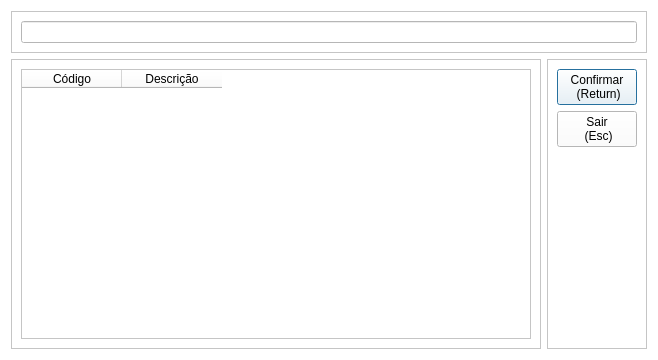
<?xml version="1.0" encoding="UTF-8"?>
<ui version="4.0">
 <class>general_consultation</class>
 <widget class="QDialog" name="general_consultation">
  <property name="windowModality">
   <enum>Qt::ApplicationModal</enum>
  </property>
  <property name="geometry">
   <rect>
    <x>0</x>
    <y>0</y>
    <width>658</width>
    <height>360</height>
   </rect>
  </property>
  <property name="windowTitle">
   <string>Consulta</string>
  </property>
  <property name="styleSheet">
   <string notr="true">background-color: rgb(255, 255, 255);</string>
  </property>
  <layout class="QVBoxLayout" name="verticalLayout">
   <item>
    <widget class="QFrame" name="frm_edt_consult">
     <property name="frameShape">
      <enum>QFrame::StyledPanel</enum>
     </property>
     <property name="frameShadow">
      <enum>QFrame::Raised</enum>
     </property>
     <layout class="QVBoxLayout" name="verticalLayout_4">
      <item>
       <widget class="QLineEdit" name="edt_consult"/>
      </item>
     </layout>
    </widget>
   </item>
   <item>
    <layout class="QHBoxLayout" name="horizontalLayout">
     <item>
      <widget class="QFrame" name="frm_table">
       <property name="frameShape">
        <enum>QFrame::StyledPanel</enum>
       </property>
       <property name="frameShadow">
        <enum>QFrame::Raised</enum>
       </property>
       <layout class="QHBoxLayout" name="horizontalLayout_3">
        <item>
         <widget class="QTableWidget" name="table_consult">
          <property name="editTriggers">
           <set>QAbstractItemView::NoEditTriggers</set>
          </property>
          <property name="selectionBehavior">
           <enum>QAbstractItemView::SelectRows</enum>
          </property>
          <column>
           <property name="text">
            <string>Código</string>
           </property>
          </column>
          <column>
           <property name="text">
            <string>Descrição</string>
           </property>
          </column>
         </widget>
        </item>
       </layout>
      </widget>
     </item>
     <item>
      <widget class="QFrame" name="frm_menu">
       <property name="frameShape">
        <enum>QFrame::StyledPanel</enum>
       </property>
       <property name="frameShadow">
        <enum>QFrame::Raised</enum>
       </property>
       <layout class="QVBoxLayout" name="verticalLayout_5">
        <item>
         <widget class="QPushButton" name="btn_confirm">
          <property name="cursor">
           <cursorShape>PointingHandCursor</cursorShape>
          </property>
          <property name="text">
           <string>Confirmar 
 (Return)</string>
          </property>
          <property name="icon">
           <iconset resource="icones.qrc">
            <normaloff>:/buttons/images/button/Save-Update.png</normaloff>:/buttons/images/button/Save-Update.png</iconset>
          </property>
          <property name="shortcut">
           <string>Return</string>
          </property>
         </widget>
        </item>
        <item>
         <widget class="QPushButton" name="btn_exit">
          <property name="cursor">
           <cursorShape>PointingHandCursor</cursorShape>
          </property>
          <property name="text">
           <string>Sair 
 (Esc)</string>
          </property>
          <property name="icon">
           <iconset resource="icones.qrc">
            <normaloff>:/buttons/images/button/exit.png</normaloff>:/buttons/images/button/exit.png</iconset>
          </property>
          <property name="shortcut">
           <string>Esc</string>
          </property>
         </widget>
        </item>
        <item>
         <spacer name="spacer_menu">
          <property name="orientation">
           <enum>Qt::Vertical</enum>
          </property>
          <property name="sizeHint" stdset="0">
           <size>
            <width>20</width>
            <height>40</height>
           </size>
          </property>
         </spacer>
        </item>
       </layout>
      </widget>
     </item>
    </layout>
   </item>
  </layout>
 </widget>
 <resources>
  <include location="icones.qrc"/>
 </resources>
 <connections/>
</ui>
